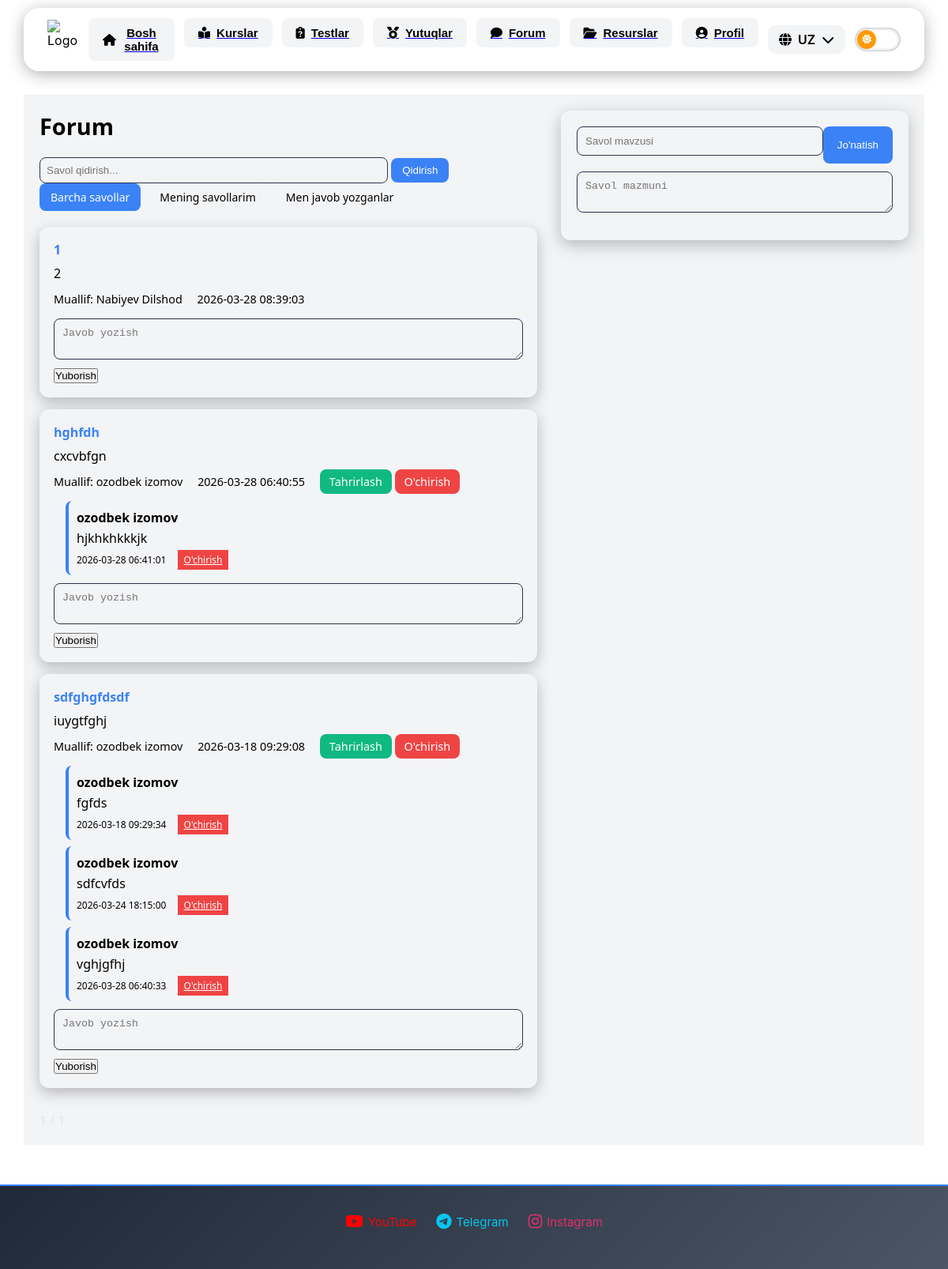
The app's page /student/forum (signed in), older data.
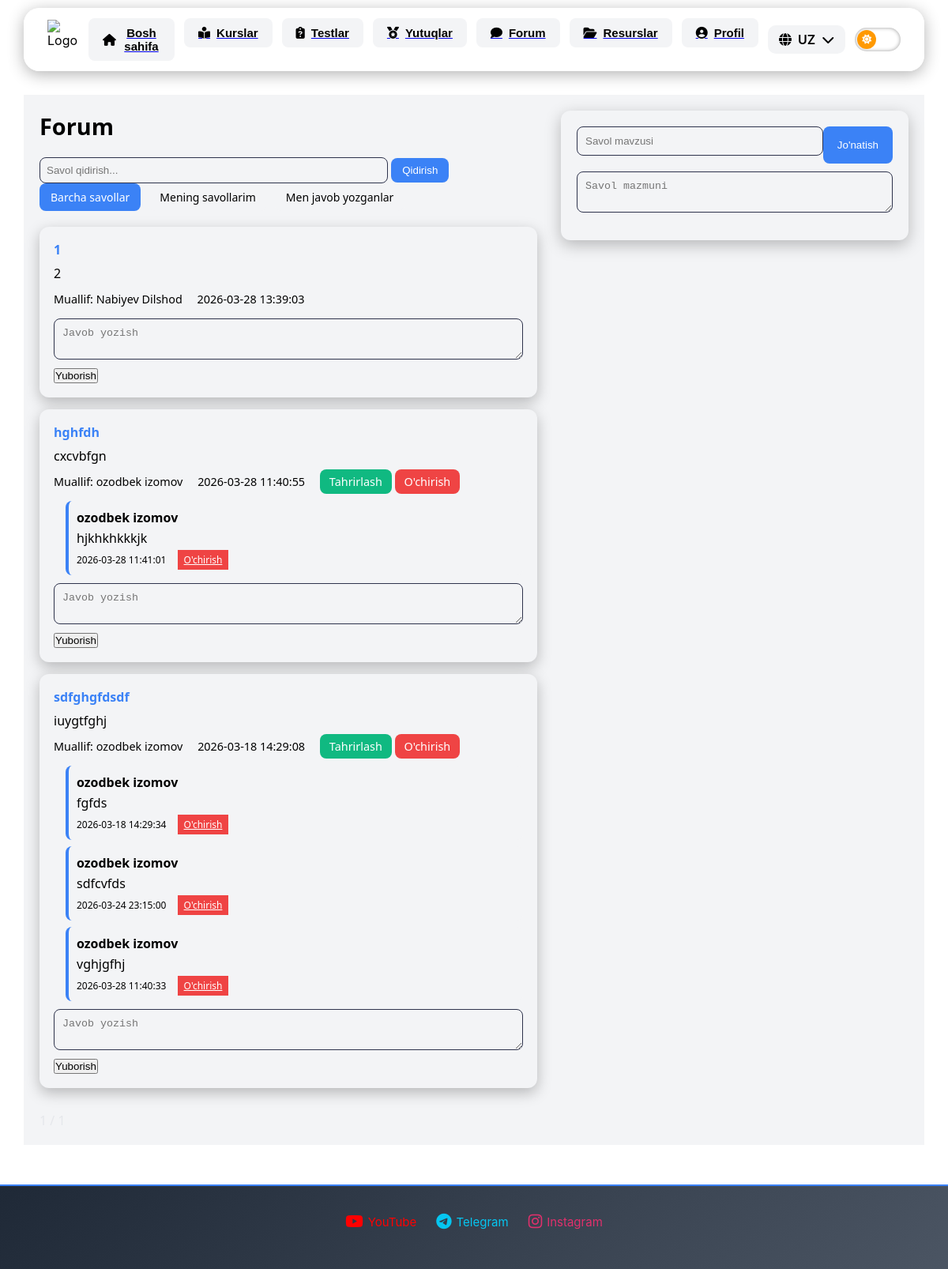
The same page, newer data.
### tables this page shows
CREATE TABLE forum_posts(
    id INTEGER PRIMARY KEY AUTOINCREMENT,
    user_id INTEGER NOT NULL,
    title TEXT NOT NULL,
    content TEXT NOT NULL,
    created_at TEXT DEFAULT (DATETIME('now', '+5 hours')),
    FOREIGN KEY(user_id) REFERENCES users(id) ON DELETE CASCADE
);

CREATE TABLE forum_comments(
    id INTEGER PRIMARY KEY AUTOINCREMENT,
    user_id INTEGER NOT NULL,
    post_id INTEGER NOT NULL,
    content TEXT NOT NULL,
    created_at TEXT DEFAULT (DATETIME('now', '+5 hours')),
    FOREIGN KEY(user_id) REFERENCES users(id) ON DELETE CASCADE,
    FOREIGN KEY(post_id) REFERENCES forum_posts(id) ON DELETE CASCADE
);

CREATE TABLE users(
    id INTEGER PRIMARY KEY AUTOINCREMENT,
    login TEXT UNIQUE NOT NULL,
    password TEXT NOT NULL,
    full_name TEXT NOT NULL,
    number TEXT,
    role TEXT NOT NULL DEFAULT 'student',
    date TEXT DEFAULT (DATETIME('now', '+5 hours'))
);

### routes/forum.py (the view, shortened to what this page needs)
@bp.route("/student/forum", methods=["GET","POST"])
def forum():
    if "user_id" not in session:
        return redirect("/login")
    search = request.args.get("search","")
    filter_type = request.args.get("filter","all")
    page = request.args.get("page",1,type=int)
    per_page = 10
    offset = (page-1) * per_page
    with sqlite3.connect("database.db") as conn:
        c = conn.cursor()
        base_query = """
        SELECT DISTINCT forum_posts.*, users.full_name
        FROM forum_posts
        JOIN users ON forum_posts.user_id = users.id
        """
        where = []
        params = []
        if filter_type == "mine":
            where.append("forum_posts.user_id=?")
            params.append(session["user_id"])
        if search:
            where.append("(forum_posts.title LIKE ? OR forum_posts.content LIKE ?)")
            params.append(f"%{search}%")
            params.append(f"%{search}%")
        if where:
            base_query += " WHERE " + " AND ".join(where)
        base_query += " ORDER BY forum_posts.created_at DESC LIMIT ? OFFSET ?"
        params.extend([per_page, offset])
        c.execute(base_query, params)
        posts = c.fetchall()
        count_query = """
        SELECT COUNT(DISTINCT forum_posts.id)
        FROM forum_posts
        """
        if filter_type == "commented":
            count_query += """
            LEFT JOIN forum_comments
            ON forum_comments.post_id = forum_posts.id
            """
        if where:
            count_query += " WHERE " + " AND ".join(where)
        c.execute(count_query, params[:-2])
        total_posts = c.fetchone()[0]
        total_pages = (total_posts + per_page - 1)//per_page
        c.execute("""
        SELECT forum_comments.*, users.full_name
        FROM forum_comments
        JOIN users ON forum_comments.user_id = users.id
        ORDER BY created_at
        """)
        comments = c.fetchall()
    return render_template(
        "student/forum.html",
        posts=posts,
        comments=comments,
        page=page,
        total_pages=total_pages,
        search=search,
        filter_type=filter_type
    )

### templates/student/forum.html (shortened to what this page needs)
{% extends "base.html" %}
{% block content %}
<div class="forum-container">
    <div class="forums">
        <h2 class="forum-header">Forum</h2>
        <form method="GET" style="margin-bottom:20px;">
            <input type="text" name="search" placeholder="Savol qidirish..."
            style="padding:8px;border-radius:8px;border:1px solid #2e334c;background: var(--card-bg);color: var(--text-color);width:70%;">
            <button type="submit"
            style="padding:8px 14px;background:#3b82f6;color:white;border:none;border-radius:8px;">
            Qidirish
            </button>
            <div style="display:flex;gap:10px;margin-bottom:15px;">
                <a href="?filter=all&search={{ search }}"
                class="filter-btn {% if filter_type=='all' %}active{% endif %}">
                Barcha savollar
                </a>
                <a href="?filter=mine&search={{ search }}"
                class="filter-btn {% if filter_type=='mine' %}active{% endif %}">
                Mening savollarim
                </a>
                <a href="?filter=commented&search={{ search }}"
                class="filter-btn {% if filter_type=='commented' %}active{% endif %}">
                Men javob yozganlar
                </a>
            </div>
        </form>
        {% for post in posts %}
        <div class="forum-post">
            <h4>{{ post[2] }}</h4>
            <p>{{ post[3] }}</p>
            <div class="post-meta">
                <span>Muallif: {{ post[5] }}</span>
                <span>{{ post[4] }}</span>
                {% if post[1] == session["user_id"] %}
                <a href="/student/forum/edit/{{ post[0] }}" class="edit-btn">Tahrirlash</a>
                <a href="/student/forum/delete/{{ post[0] }}" class="delete-btn" onclick="return confirm('Postni o‘chirmoqchimisiz?')">O'chirish</a>
                {% endif %}
            </div>
            <div class="comments">
            {% for comment in comments %}
                {% if comment[2] == post[0] %}
                <div class="comment">
                    <b>{{ comment[5] }}</b>
                    <p>{{ comment[3] }}</p>
                    <span>{{ comment[4] }}</span>
                    {% if comment[1] == session["user_id"] %}
                    <a href="/student/forum/comment/delete/{{ comment[0] }}"
                    class="delete-btn"
                    onclick="return confirm('Kommentni o‘chirmoqchimisiz?')">
                    O'chirish
                    </a>
                    {% endif %}
                </div>
                {% endif %}
            {% endfor %}
            </div>
            <form action="/student/forum/comment/{{ post[0] }}" method="POST" style="margin-top:10px;">
                <textarea name="content" placeholder="Javob yozish" required style="width:100%; padding:10px; border-radius:8px; border:1px solid #2e334c; background: var(--card-bg);color: var(--text-color);"></textarea>
                <button type="submit" style="margin-top:6px;">Yuborish</button>
            </form>
        </div>
        {% endfor %}
        <div style="margin-top:30px; color:#e5e7eb;">
            <span> {{ page }} / {{ total_pages }} </span>
        </div>
    </div>
    <form action="{{ url_for('forum.forum') }}" method="POST" class="ask-form">
        <div style="display:flex; justify-content:space-between; margin-bottom:10px;">
            <input type="text" name="title" placeholder="Savol mavzusi" required>
            <button type="submit">Jo'natish</button>
        </div>
        <textarea name="content" placeholder="Savol mazmuni" required style="height:auto;"></textarea>
    </form>
</div>
{% endblock %}

Row changes from the older to the newer data that the page shows:
changed forum_posts (number 1 of 3 on the later page): created_at "2026-03-28 08:39:03" → "2026-03-28 13:39:03"
changed forum_posts "hghfdh": created_at "2026-03-28 06:40:55" → "2026-03-28 11:40:55"
changed forum_comments "hjkhkhkkkjk": created_at "2026-03-28 06:41:01" → "2026-03-28 11:41:01"
changed forum_posts "sdfghgfdsdf": created_at "2026-03-18 09:29:08" → "2026-03-18 14:29:08"
changed forum_comments "fgfds": created_at "2026-03-18 09:29:34" → "2026-03-18 14:29:34"
changed forum_comments "sdfcvfds": created_at "2026-03-24 18:15:00" → "2026-03-24 23:15:00"
changed forum_comments "vghjgfhj": created_at "2026-03-28 06:40:33" → "2026-03-28 11:40:33"
